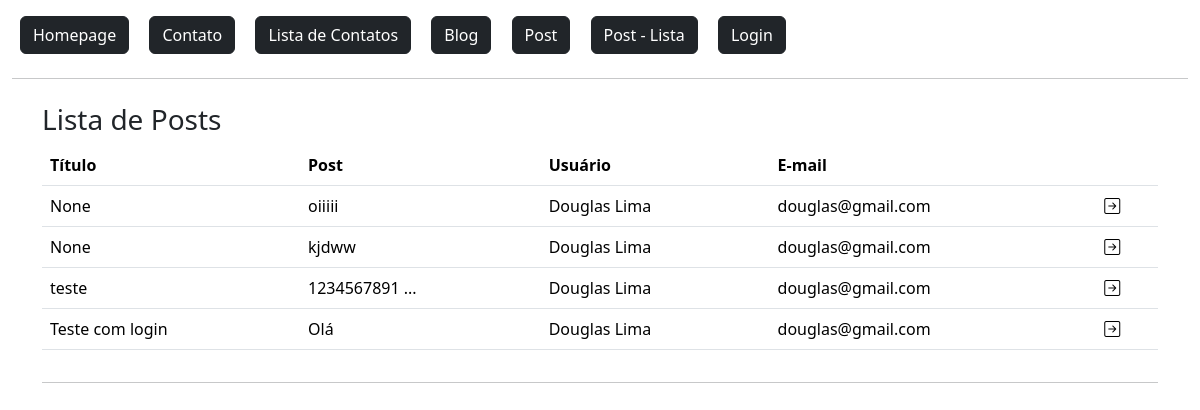
The page /post/lista/ on the database as committed earlier.
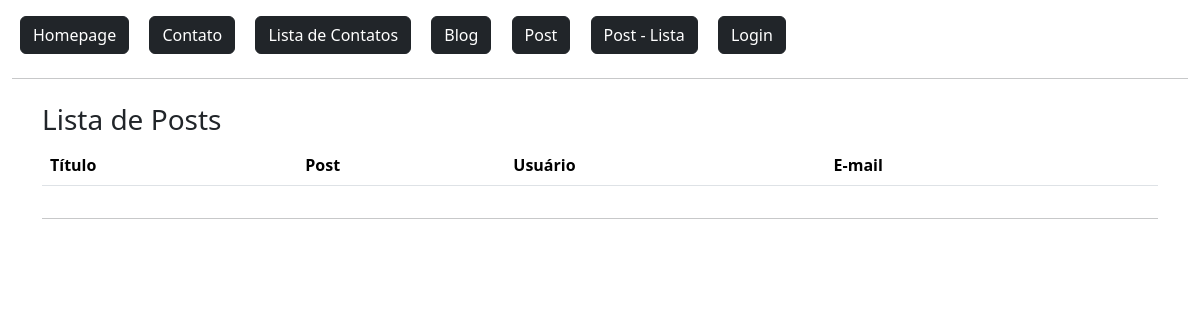
The same page on the database as committed later.
### flaskLearn/models.py (models this page shows)
class Post(db.Model):
    id = db.Column(db.Integer, primary_key=True)
    data_criacao = db.Column(db.DateTime, default=datetime.now())
    titulo = db.Column(db.String, nullable=True)
    mensagem = db.Column(db.String, nullable=True)
    user_id = db.Column(db.Integer, db.ForeignKey('user.id'), nullable=True) #Tabela que referencia a tabela usuário
    comentarios = db.relationship('Comentario', backref='post', lazy=True)
    def msg_resumo(self):
        len_msg = len(self.mensagem)
        if len_msg > 10:
            return f"{self.mensagem[:10]} ..."
        else:
            return self.mensagem

class User(db.Model, UserMixin):
    id = db.Column(db.Integer, primary_key=True)
    nome = db.Column(db.String, nullable=True)
    sobrenome = db.Column(db.String, nullable=True)
    email = db.Column(db.String, nullable=True)
    senha = db.Column(db.String, nullable=True)
    data_cadastro = db.Column(db.DateTime, default=datetime.now())
    posts = db.relationship('Post', backref='user', lazy=True) #É a tabela referenciada. (um usuario pode ter varios posts)

### flaskLearn/routes.py (the view)
@app.route('/post/lista/')
def postLista():
    posts = Post.query.all()
    return render_template('posts/post_lista.html', posts=posts)

### flaskLearn/templates/posts/post_lista.html (shortened to what this page needs)
{% extends 'baseTemplate/base.html' %}
{% block content %}
    {% include 'baseTemplate/nav.html' %}
    <div class="container">
        <div class="row mt-4">
            <h3>Lista de Posts</h3>
            <div class="col-12">
                <table class="table">
                    <thead>
                        <tr>
                            <th>Título</th>
                            <th>Post</th>
                            <th>Usuário</th>
                            <th>E-mail</th>
                            <th></th>
                        </tr>
                    </thead>
                    <tbody>
                        {% for linha in posts %}
                            <tr>
                                <td>{{linha.titulo}}</td>
                                <td>{{linha.msg_resumo()}}</td>
                                <td>{{linha.user.nome}} {{linha.user.sobrenome}}</td>
                                <td>{{linha.user.email}}</td>
                                <td>
                                    <a href="{{ url_for('postDetail', id=linha.id) }}">
                                        <i class="bi bi-arrow-right-square text-black"></i>
                                    </a>
                                </td>
                            </tr>
                        {% endfor %}
                    </tbody>
                </table>
            </div>
        </div>
        <hr>
    </div>
{% endblock %}

Rows that differ between the two databases and show on the page:
removed Post: titulo "None", msg_resumo "oiiiii", user.nome "Douglas", user.sobrenome "Lima", user.email "douglas@gmail.com"
removed Post: titulo "None", msg_resumo "kjdww", user.nome "Douglas", user.sobrenome "Lima", user.email "douglas@gmail.com"
removed Post: titulo "teste", msg_resumo "1234567891 ...", user.nome "Douglas", user.sobrenome "Lima", user.email "douglas@gmail.com"
removed Post: titulo "Teste com login", msg_resumo "Olá", user.nome "Douglas", user.sobrenome "Lima", user.email "douglas@gmail.com"
